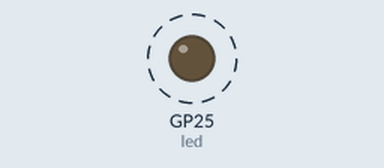
This program was run on a simulated Raspberry Pi Pico running MicroPython. On the bench: output pins drawn as LEDs (lit = HIGH). Dashed ring = blinking.

Above: at 0.3 s.
Timing chart, 0 to 3.0 s (numbered marks = the images above):
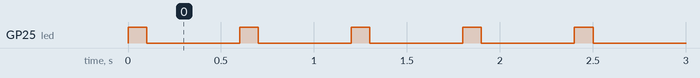

Measured:
- by itself, GP25 (led): alternates HIGH for 0.10 s and LOW for 0.50 s

The program:

main.py
```python
from machine import Pin
import time

led = Pin('LED', Pin.OUT)  # Pico W では、内蔵LEDの指定はGPIO番号ではなく"LED"を指定

while True:
    led.on()
    time.sleep(0.1)
    led.off()
    time.sleep(0.5)
```
